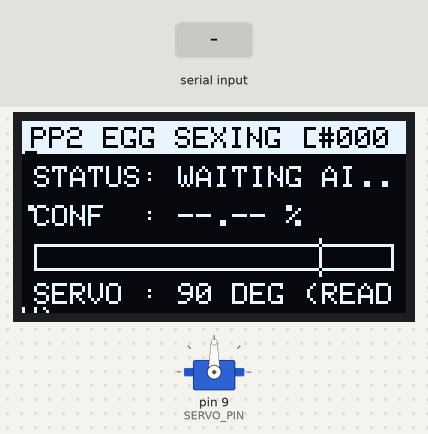
This sketch was run on a simulated Arduino Uno, built with avr-gcc and run on an emulated ATmega328P. Parts: 128×64 one-colour display, servo. The inputs (shaded band) are chosen by the test bench. What the sketch prints to the serial monitor is not drawn.

Above: at 3.3 s.
3.4 s: "0" received over Serial
At 4.6 s:
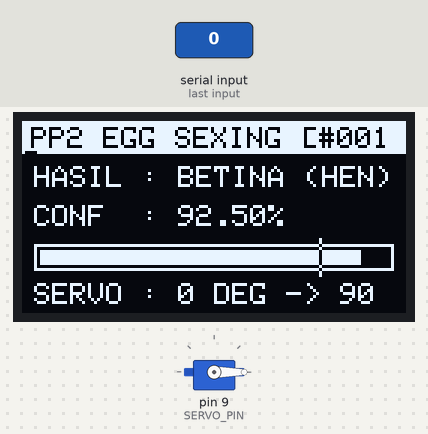
4.9 s: "1" received over Serial
At 5.8 s:
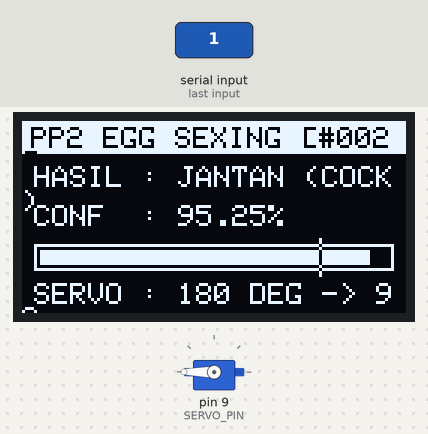
6.4 s: "2" received over Serial
At 7.2 s:
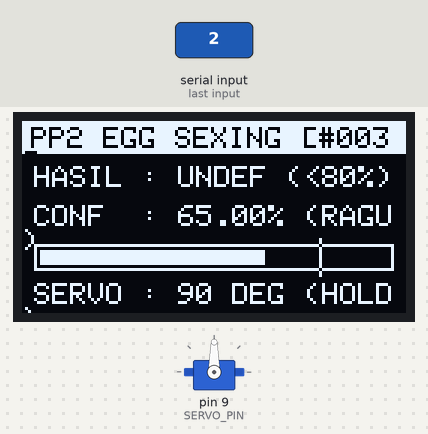
9.4 s: "1" received over Serial
At 10.2 s:
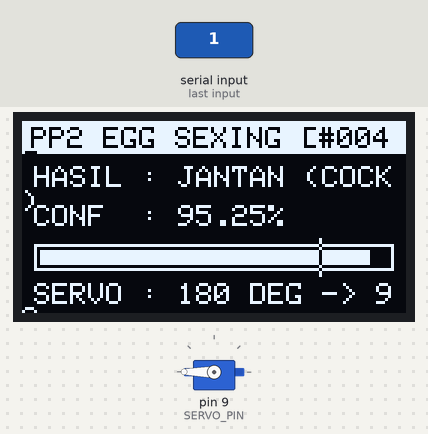
10.9 s: "0" received over Serial
At 11.7 s:
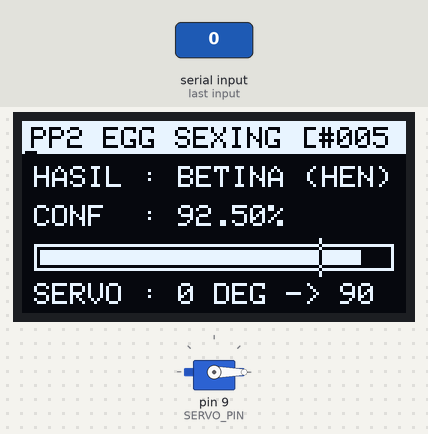
15.4 s: "2" received over Serial
At 16.7 s:
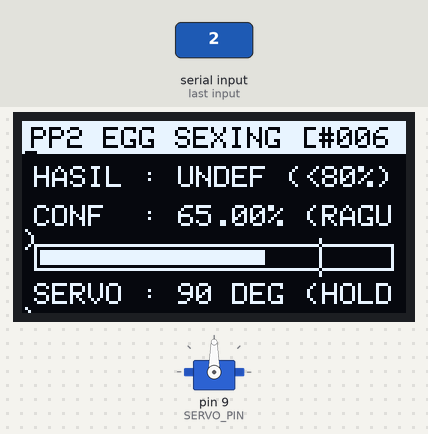
Timing chart, 0 to 18.4 s (numbered marks = the images above; inputs shaded):
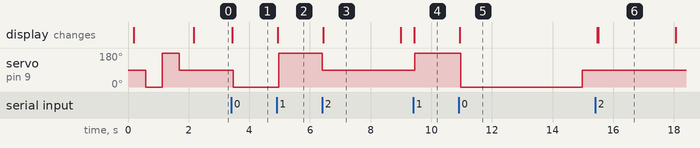

The sketch:

mainv2.ino
```cpp
/*
 * mainv2.ino — Firmware Master Controller Arduino Uno R3 (PP2 Egg Sexing AI)
 *
 * Lokasi File : PP2/firmware/mainv2/mainv2.ino
 * Target Board: "Arduino Uno" (ATmega328P @ 16 MHz, 2 KB SRAM, 32 KB Flash)
 *
 * Perbaikan Stabilitas Multi-Deteksi & Auto-Reset:
 *   1. Mengaktifkan Hardware I2C Timeout (Wire.setWireTimeout(25000, true)) agar
 *      bus I2C bersama (A4 SDA & A5 SCL) TIDAK PERNAH hang/nyangkut saat terjadi
 *      lonjakan arus motor servo atau pergantian Master/Slave dengan Grove Vision AI V2.
 *   2. Memisahkan waktu transaksi I2C OLED (display.display()) dari waktu gerak awal
 *      motor servo (inrush current spike), serta meniadakan spam refresh OLED setiap 1 detik
 *      selama masa tahan (cooldown) agar bus I2C tidak pernah macet di tengah jalan.
 *   3. Siklus Otomatis Penuh untuk Setiap Gambar (Berulang Tanpa Batas):
 *        [State Awal]   Servo di 90° (Center) & OLED "STATUS: WAITING AI..."
 *             |
 *             v  (Menerima hasil deteksi dari Grove Vision AI V2 via I2C 0x55)
 *        [Aktuasi]      OLED tampilkan Hasil (Betina/Jantan + Confidence)
 *                       & Servo bergerak ke 0° (Betina) atau 180° (Jantan)
 *             |
 *             v  (Tahan selama Cooldown 4 detik)
 *        [Auto-Reset]   Servo kembali ke Center Point (90°) -> tunggu gerak selesai ->
 *                       OLED kembali ke State Awal ("STATUS: WAITING AI...") ->
 *                       Siap menerima deteksi berikutnya (#002, #003, dst.).
 */

#include <Arduino.h>
#include <Wire.h>
#include <Servo.h>
#include <Adafruit_GFX.h>
#include <Adafruit_SSD1306.h>
#include <avr/io.h>

// ============================================================================
// 1. KONFIGURASI PIN & KONSTANTA PERANGKAT KERAS (ARDUINO UNO R3)
// ============================================================================

// Alamat I2C Slave Arduino Uno R3 (penerima paket 5-Byte dari Grove Vision AI V2)
#define GROVE_I2C_SLAVE_ADDR  0x55
#define I2C_BUS_FREQ          100000UL

// Konfigurasi Layar OLED SSD1306 128x64 pada Pin A4 (SDA) & A5 (SCL)
#define OLED_I2C_ADDR         0x3C
#define SCREEN_WIDTH          128
#define SCREEN_HEIGHT         64
#define OLED_RESET            -1

// Konfigurasi Motor Servo 3-Pin pada Pin 9 (Hardware Timer1 16-bit ATmega328P)
#define SERVO_PIN             9
#define SERVO_MIN_US          600     // Batas pulsa aman 0 derajat (us) agar gir tidak mentok
#define SERVO_MAX_US          2300    // Batas pulsa aman 180 derajat (us) agar gir tidak mentok

// Keputusan Sudut Servo yang Dikomandoi oleh Arduino Uno R3
#define SERVO_ANGLE_BETINA    0       // 0 derajat   -> Jalur Sortir Kiri (Betina)
#define SERVO_ANGLE_STANDBY   90      // 90 derajat  -> Center Point / Default Standby
#define SERVO_ANGLE_JANTAN    180     // 180 derajat -> Jalur Sortir Kanan (Jantan)

// Durasi Tahan (Cooldown) Sebelum Servo Kembali ke Center (90°) & OLED Kembali ke WAITING AI
#define SORT_COOLDOWN_MS      4000UL  // 4 detik tahan posisi sortir lalu reset ke 90° & WAITING AI
#define UNDEF_COOLDOWN_MS     2500UL  // 2,5 detik tampil Undefined lalu reset ke WAITING AI
#define ERROR_COOLDOWN_MS     2000UL  // 2 detik auto-recovery dari error paket I2C

// Protokol Paket 5-Byte dari Grove Vision AI V2
#define PP2_PKT_HEADER        0xAA
#define PP2_PKT_SIZE          5

// ============================================================================
// 2. DEFINISI STATE MACHINE ARDUINO UNO R3 (OLED & SERVO)
// ============================================================================
typedef enum {
    STATE_BOOT_INIT = 0,
    STATE_WAITING_DATA,         // State Awal (Default): Servo 90° (Center), OLED menunggu input AI
    STATE_SORT_BETINA,          // Deteksi Betina: Servo 0° (Kiri), lalu kembali ke 90° & WAITING AI
    STATE_SORT_JANTAN,          // Deteksi Jantan: Servo 180° (Kanan), lalu kembali ke 90° & WAITING AI
    STATE_UNDEFINED_NO_EGG,     // Undefined (Frame Kosong): Servo tetap 90°
    STATE_UNDEFINED_LOW_CONF,   // Undefined (Ragu <80%): Servo tetap 90°
    STATE_I2C_ERROR             // Error paket I2C: Servo tetap 90°
} uno_state_t;

// ============================================================================
// 3. OBJEK & VARIABEL GLOBAL (HEMAT SRAM UNTUK ATmega328P 2 KB)
// ============================================================================
Adafruit_SSD1306 display(SCREEN_WIDTH, SCREEN_HEIGHT, &Wire, OLED_RESET, I2C_BUS_FREQ, I2C_BUS_FREQ);
Servo            eggServo;

volatile bool     g_new_packet_flag   = false;
volatile bool     g_packet_err_flag   = false;
volatile uint8_t  g_rx_class_id       = 2;
volatile uint8_t  g_rx_conf_int       = 0;
volatile uint8_t  g_rx_conf_dec       = 0;
volatile uint16_t g_packet_count      = 0;

uno_state_t g_current_state           = STATE_BOOT_INIT;
bool        g_oled_ready              = false;
uint8_t     g_current_angle           = SERVO_ANGLE_STANDBY;
uint8_t     g_disp_conf_int           = 0;
uint8_t     g_disp_conf_dec           = 0;
uint32_t    g_state_enter_ms          = 0;

// Deklarasi callback I2C Slave
void onGroveReceive(int numBytes);

// ============================================================================
// 4. FUNGSI PEMULIHAN REGISTER HARDWARE TWI SLAVE 0x55 (TANPA RESET WIRE)
// ============================================================================
// Sangat penting pada ATmega328P:
// Jangan memanggil Wire.begin(0x55) berulang-ulang setelah display.display() karena
// Wire.begin() mengaktifkan ulang pull-up 5V dan mereset state internal TWI.
// Cukup pastikan register TWAR = (0x55 << 1) dan bit TWEA (Enable ACK) aktif!
static void ensureTwiSlaveReady()
{
    // Jika sebelumnya terjadi timeout pada bus I2C, bersihkan flag timeout-nya
#if defined(WIRE_HAS_TIMEOUT)
    if (Wire.getWireTimeoutFlag()) {
        Wire.clearWireTimeoutFlag();
    }
#endif

    // Tunggu maksimal 2 ms jika kondisi STOP dari transaksi Master OLED masih berlangsung
    uint16_t guard = 2000U;
    while ((TWCR & _BV(TWSTO)) && (guard > 0U)) {
        delayMicroseconds(1);
        guard--;
    }

    // Matikan pull-up internal 5V pada A4 (SDA) & A5 (SCL) agar bus tetap 3.3V
    digitalWrite(SDA, LOW);
    digitalWrite(SCL, LOW);

    // Pastikan alamat Slave 0x55 dan ACK otomatis (TWEA) aktif di hardware TWI
    TWAR = (uint8_t)(GROVE_I2C_SLAVE_ADDR << 1);
    TWCR = _BV(TWEN) | _BV(TWIE) | _BV(TWEA) | _BV(TWINT);
}

// ============================================================================
// 5. FUNGSI KONTROL MOTOR SERVO 3-PIN (PIN 9 HARDWARE TIMER1)
// ============================================================================
void setServoAngle(uint8_t targetAngle)
{
    if (targetAngle > 180) targetAngle = 180;
    g_current_angle = targetAngle;
    eggServo.write(g_current_angle);

    Serial.print(F("[SERVO] Pin 9 -> Sudut: "));
    Serial.print(g_current_angle);
    Serial.println(F(" deg"));
}

// ============================================================================
// 6. INTERRUPT CALLBACK I2C SLAVE (MENERIMA 5 BYTE DARI GROVE VISION AI V2)
// ============================================================================
void onGroveReceive(int numBytes)
{
    if (numBytes < PP2_PKT_SIZE) {
        while (Wire.available()) {
            Wire.read();
        }
        return;
    }

    uint8_t pkt[PP2_PKT_SIZE];
    for (uint8_t i = 0; i < PP2_PKT_SIZE; ++i) {
        pkt[i] = (uint8_t)Wire.read();
    }
    while (Wire.available()) {
        Wire.read();
    }

    // Validasi Header (0xAA) & XOR Checksum
    uint8_t calc_crc = (uint8_t)(pkt[0] ^ pkt[1] ^ pkt[2] ^ pkt[3]);
    if (pkt[0] != PP2_PKT_HEADER || pkt[4] != calc_crc || pkt[1] > 2) {
        g_packet_err_flag = true;
        return;
    }

    // Selalu terima paket valid terbaru dari Grove Vision AI V2 agar tidak pernah nyangkut
    g_rx_class_id     = pkt[1];
    g_rx_conf_int     = pkt[2];
    g_rx_conf_dec     = pkt[3];
    g_packet_count    = g_packet_count + 1;
    g_new_packet_flag = true;
}

// ============================================================================
// 7. FUNGSI RENDERING STATE MACHINE LAYAR OLED SSD1306 (HEMAT RAM / PROGMEM)
// ============================================================================

static void drawConfidenceBar(uint8_t confInt)
{
    const int barX = 4;
    const int barY = 41;
    const int barW = 120;
    const int barH = 9;

    display.drawRect(barX, barY, barW, barH, SSD1306_WHITE);

    uint8_t clamped = (confInt > 100) ? 100 : confInt;
    int fillW = (int)(((uint16_t)clamped * (uint16_t)(barW - 4) + 50U) / 100U);
    if (fillW > 0) {
        display.fillRect(barX + 2, barY + 2, fillW, barH - 4, SSD1306_WHITE);
    }

    // Garis vertikal penanda Threshold 80% (80% dari 116 px = 93 px)
    int thX = barX + 2 + 93;
    display.drawLine(thX, barY - 2, thX, barY + barH + 1, SSD1306_INVERSE);
}

static void drawHeaderBanner(uint16_t pktCount)
{
    display.fillRect(0, 0, SCREEN_WIDTH, 11, SSD1306_WHITE);
    display.setTextSize(1);
    display.setTextColor(SSD1306_BLACK);
    display.setCursor(3, 2);
    display.print(F("PP2 EGG SEXING [#"));
    uint16_t c = pktCount % 1000U;
    if (c < 100U) display.print('0');
    if (c < 10U)  display.print('0');
    display.print(c);
    display.print(']');
    display.setTextColor(SSD1306_WHITE);
}

static void printConfidenceLine(uint8_t cInt, uint8_t cDec, const __FlashStringHelper *suffix)
{
    display.setCursor(4, 28);
    display.print(F("CONF  : "));
    display.print(cInt);
    display.print('.');
    if (cDec < 10U) display.print('0');
    display.print(cDec);
    display.print(F("%"));
    if (suffix != NULL) {
        display.print(suffix);
    }
}

void renderOledState()
{
    if (!g_oled_ready) {
        ensureTwiSlaveReady();
        return;
    }

    display.clearDisplay();

    switch (g_current_state) {
        case STATE_BOOT_INIT: {
            display.fillRect(0, 0, SCREEN_WIDTH, 12, SSD1306_WHITE);
            display.setTextSize(1);
            display.setTextColor(SSD1306_BLACK);
            display.setCursor(5, 2);
            display.print(F("PP2 ARDUINO UNO R3"));

            display.setTextColor(SSD1306_WHITE);
            display.setCursor(4, 16);
            display.print(F("SELF-TEST SERVO..."));
            display.setCursor(4, 28);
            display.print(F("I2C Slv: 0x55 (A4/A5)"));
            display.setCursor(4, 40);
            display.print(F("OLED   : 0x3C (A4/A5)"));
            display.setCursor(4, 52);
            display.print(F("Servo  : PIN 9 (5V)"));
            break;
        }

        case STATE_WAITING_DATA: {
            drawHeaderBanner(g_packet_count);
            display.setCursor(4, 15);
            display.print(F("STATUS: WAITING AI..."));
            display.setCursor(4, 28);
            display.print(F("CONF  : --.-- %"));
            drawConfidenceBar(0);
            display.setCursor(4, 54);
            display.print(F("SERVO : 90 DEG (READY)"));
            break;
        }

        case STATE_SORT_BETINA: {
            drawHeaderBanner(g_packet_count);
            display.setCursor(4, 15);
            display.print(F("HASIL : BETINA (HEN)"));
            printConfidenceLine(g_disp_conf_int, g_disp_conf_dec, NULL);
            drawConfidenceBar(g_disp_conf_int);
            display.setCursor(4, 54);
            display.print(F("SERVO : 0 DEG -> 90"));
            break;
        }

        case STATE_SORT_JANTAN: {
            drawHeaderBanner(g_packet_count);
            display.setCursor(4, 15);
            display.print(F("HASIL : JANTAN (COCK)"));
            printConfidenceLine(g_disp_conf_int, g_disp_conf_dec, NULL);
            drawConfidenceBar(g_disp_conf_int);
            display.setCursor(4, 54);
            display.print(F("SERVO : 180 DEG -> 90"));
            break;
        }

        case STATE_UNDEFINED_NO_EGG: {
            drawHeaderBanner(g_packet_count);
            display.setCursor(4, 15);
            display.print(F("HASIL : UNDEFINED"));
            display.setCursor(4, 28);
            display.print(F("CONF  : 0.00% (NO EGG)"));
            drawConfidenceBar(0);
            display.setCursor(4, 54);
            display.print(F("SERVO : 90 DEG (HOLD)"));
            break;
        }

        case STATE_UNDEFINED_LOW_CONF: {
            drawHeaderBanner(g_packet_count);
            display.setCursor(4, 15);
            display.print(F("HASIL : UNDEF (<80%)"));
            printConfidenceLine(g_disp_conf_int, g_disp_conf_dec, F(" (RAGU)"));
            drawConfidenceBar(g_disp_conf_int);
            display.setCursor(4, 54);
            display.print(F("SERVO : 90 DEG (HOLD)"));
            break;
        }

        case STATE_I2C_ERROR: {
            drawHeaderBanner(g_packet_count);
            display.setCursor(4, 18);
            display.print(F("WARN  : I2C PKT ERROR"));
            display.setCursor(4, 32);
            display.print(F("Check GND/A4/A5!"));
            display.setCursor(4, 54);
            display.print(F("SERVO : 90 DEG (SAFE)"));
            break;
        }
    }

    display.display();

    // Segera pastikan modul hardware TWI kembali siap mendengarkan Slave 0x55
    ensureTwiSlaveReady();
}

// ============================================================================
// 8. TRANSISI STATE MACHINE (PISAHKAN TRANSAKSI I2C OLED & LONJAKAN ARUS SERVO)
// ============================================================================
void transitionToState(uno_state_t nextState)
{
    g_current_state = nextState;

    if (nextState == STATE_SORT_BETINA) {
        // 1. Update OLED terlebih dahulu saat motor servo belum menyedot arus
        renderOledState();
        delay(25);
        // 2. Gerakkan Servo ke 0 derajat (Betina)
        setServoAngle(SERVO_ANGLE_BETINA);
        g_state_enter_ms = millis();
    }
    else if (nextState == STATE_SORT_JANTAN) {
        // 1. Update OLED terlebih dahulu saat motor servo belum menyedot arus
        renderOledState();
        delay(25);
        // 2. Gerakkan Servo ke 180 derajat (Jantan)
        setServoAngle(SERVO_ANGLE_JANTAN);
        g_state_enter_ms = millis();
    }
    else if (nextState == STATE_WAITING_DATA) {
        // Saat kembali ke State Awal:
        // 1. Kembalikan Servo ke Center Point (90 derajat) terlebih dahulu
        if (g_current_angle != SERVO_ANGLE_STANDBY) {
            setServoAngle(SERVO_ANGLE_STANDBY);
            // Tunggu 450 ms agar motor servo selesai berputar ke 90° & arus kembali tenang
            delay(450);
        } else {
            setServoAngle(SERVO_ANGLE_STANDBY);
        }
        // 2. Setelah servo tenang di 90°, update OLED kembali ke "STATUS: WAITING AI..."
        renderOledState();
        g_state_enter_ms = millis();
    }
    else {
        // STATE_UNDEFINED_NO_EGG / STATE_UNDEFINED_LOW_CONF / STATE_I2C_ERROR / STATE_BOOT_INIT
        setServoAngle(SERVO_ANGLE_STANDBY);
        renderOledState();
        g_state_enter_ms = millis();
    }

    ensureTwiSlaveReady();
}

// Helper pencetak log hasil klasifikasi ke Serial Monitor
static void logClassificationSerial(uint16_t pktNum, uint8_t cls, uint8_t cInt, uint8_t cDec)
{
    Serial.print(F("[#"));
    Serial.print(pktNum);
    Serial.print(F("] GROVE AI -> CLASS "));
    Serial.print(cls);
    if (cls == 0) {
        Serial.print(F(": BETINA (HEN) | Conf: "));
    } else if (cls == 1) {
        Serial.print(F(": JANTAN (COCK) | Conf: "));
    } else {
        Serial.print(F(": UNDEFINED | Conf: "));
    }
    Serial.print(cInt);
    Serial.print('.');
    if (cDec < 10U) Serial.print('0');
    Serial.print(cDec);
    Serial.print(F("% | Servo: "));
    Serial.print(g_current_angle);
    Serial.println(F(" deg"));
}

// ============================================================================
// 9. SETUP & MAIN LOOP ARDUINO UNO R3
// ============================================================================
void setup()
{
    Serial.begin(115200);
    delay(100);
    Serial.println(F("=========================================================="));
    Serial.println(F("  PP2 EGG SEXING AI — ARDUINO UNO R3 MASTER CONTROLLER    "));
    Serial.println(F("=========================================================="));

    // 1. Inisialisasi Bus I2C sebagai Slave 0x55 (cukup dipanggil SEKALI di setup!)
    Wire.begin((uint8_t)GROVE_I2C_SLAVE_ADDR);
    Wire.setClock(I2C_BUS_FREQ);
    Wire.onReceive(onGroveReceive);
    digitalWrite(SDA, LOW);
    digitalWrite(SCL, LOW);

    // Aktifkan Hardware I2C Timeout (25 ms) dengan auto-reset agar Wire tidak pernah hang
#if defined(WIRE_HAS_TIMEOUT)
    Wire.setWireTimeout(25000UL, true);
#endif

    // 2. Inisialisasi Layar OLED SSD1306 (0x3C) tanpa mereset Wire (periphBegin = false)
    if (display.begin(SSD1306_SWITCHCAPVCC, OLED_I2C_ADDR, false, false)) {
        g_oled_ready = true;
        Serial.println(F("[INIT] Layar OLED SSD1306 (0x3C) siap di Pin A4 (SDA) & A5 (SCL)"));
    } else {
        g_oled_ready = false;
        Serial.println(F("[WARN] Layar OLED SSD1306 tidak ditemukan di 0x3C!"));
    }
    ensureTwiSlaveReady();

    // 3. Inisialisasi Motor Servo 3-Pin pada Pin 9 (Timer1) & lakukan Self-Test
    eggServo.attach(SERVO_PIN, SERVO_MIN_US, SERVO_MAX_US);
    g_current_state = STATE_BOOT_INIT;
    renderOledState();

    Serial.println(F("[INIT] Self-Test Motor Servo di Pin 9 (90 -> 0 -> 180 -> 90 deg)..."));
    setServoAngle(90);
    delay(400);
    setServoAngle(0);
    delay(550);
    setServoAngle(180);
    delay(550);
    setServoAngle(SERVO_ANGLE_STANDBY);
    delay(450);

    // 4. Masuk ke State Awal (STATE_WAITING_DATA: Servo 90 deg, OLED "WAITING AI...")
    transitionToState(STATE_WAITING_DATA);

    Serial.println(F("[READY] State Awal (WAITING_DATA): Servo di 90 deg (Center Point)."));
    Serial.println(F("        Menunggu paket 5-Byte dari Grove Vision AI V2 di Slave 0x55 (A4/A5)..."));
    Serial.println(F("        (Tips Uji Cepat Serial: ketik '0'=Betina, '1'=Jantan, '2'=Undef)"));
}

void loop()
{
    uint32_t now = millis();

    // 0. Fitur Uji Cepat via Serial Monitor (ketik '0', '1', atau '2' di Serial Monitor)
    if (Serial.available() > 0) {
        char ch = (char)Serial.read();
        if (ch == '0') {
            g_rx_class_id = 0; g_rx_conf_int = 92; g_rx_conf_dec = 50;
            g_packet_count++;  g_new_packet_flag = true;
        } else if (ch == '1') {
            g_rx_class_id = 1; g_rx_conf_int = 95; g_rx_conf_dec = 25;
            g_packet_count++;  g_new_packet_flag = true;
        } else if (ch == '2') {
            g_rx_class_id = 2; g_rx_conf_int = 65; g_rx_conf_dec = 0;
            g_packet_count++;  g_new_packet_flag = true;
        }
    }

    // 1. Cek jika ada error paket I2C
    if (g_packet_err_flag) {
        noInterrupts();
        g_packet_err_flag = false;
        interrupts();

        Serial.println(F("[WARN] Paket I2C dari Grove tidak valid (Checksum/Header Error)!"));
        transitionToState(STATE_I2C_ERROR);
    }

    // 2. Cek jika ada paket 5-Byte baru yang valid dari Grove Vision AI V2
    if (g_new_packet_flag) {
        noInterrupts();
        uint8_t  cls      = g_rx_class_id;
        uint8_t  confInt  = g_rx_conf_int;
        uint8_t  confDec  = g_rx_conf_dec;
        uint16_t pktNum   = g_packet_count;
        g_new_packet_flag = false;
        interrupts();

        g_disp_conf_int = confInt;
        g_disp_conf_dec = confDec;

        // Evaluasi State Machine berdasarkan class_id & confidence dari Grove Vision AI V2
        if (cls == 0) {
            transitionToState(STATE_SORT_BETINA);
        } else if (cls == 1) {
            transitionToState(STATE_SORT_JANTAN);
        } else {
            if (confInt == 0 && confDec == 0) {
                transitionToState(STATE_UNDEFINED_NO_EGG);
            } else {
                transitionToState(STATE_UNDEFINED_LOW_CONF);
            }
        }
        logClassificationSerial(pktNum, cls, confInt, confDec);
        return;
    }

    // 3. Cek Cooldown untuk State Sortir (Betina 0 deg / Jantan 180 deg)
    //    Setelah Cooldown selesai, otomatis kembalikan Servo ke Center Point (90 deg)
    //    dan kembalikan OLED ke tampilan State Awal ("STATUS: WAITING AI...")
    if (g_current_state == STATE_SORT_BETINA || g_current_state == STATE_SORT_JANTAN) {
        if ((uint32_t)(now - g_state_enter_ms) >= SORT_COOLDOWN_MS) {
            Serial.println(F("[AUTO-RESET] Cooldown selesai -> Servo kembali ke 90 deg & OLED kembali ke WAITING AI."));
            transitionToState(STATE_WAITING_DATA);
        }
    }
    // 4. Cek Cooldown untuk State Undefined (Frame Kosong / Low Confidence)
    else if (g_current_state == STATE_UNDEFINED_NO_EGG || g_current_state == STATE_UNDEFINED_LOW_CONF) {
        if ((uint32_t)(now - g_state_enter_ms) >= UNDEF_COOLDOWN_MS) {
            Serial.println(F("[AUTO-RESET] Undefined selesai -> Kembali ke WAITING AI (Servo 90 deg)."));
            transitionToState(STATE_WAITING_DATA);
        }
    }
    // 5. Auto-recovery dari STATE_I2C_ERROR kembali ke STATE_WAITING_DATA
    else if (g_current_state == STATE_I2C_ERROR) {
        if ((uint32_t)(now - g_state_enter_ms) >= ERROR_COOLDOWN_MS) {
            transitionToState(STATE_WAITING_DATA);
        }
    }

    // Pastikan register hardware TWI Slave 0x55 selalu terjaga di setiap siklus idle
    ensureTwiSlaveReady();
    delay(10);
}
```

Measured:
- after the input at 3.4 s, servo on pin 9 (SERVO_PIN): 90° → 0° after 0.07 s; the display: changes at once (image 1)
- after the input at 4.9 s, servo on pin 9 (SERVO_PIN): 0° → 180° after 0.07 s; the display: changes at once (image 2)
- after the input at 6.4 s, servo on pin 9 (SERVO_PIN): 180° → 90° after 0.00 s instead of 2.6 s; the display: changes at once (image 3)
- after the input at 9.4 s, servo on pin 9 (SERVO_PIN): 90° → 180° after 0.06 s; the display: changes at once (image 4)
- after the input at 10.9 s, servo on pin 9 (SERVO_PIN): 180° → 0° after 0.07 s, → 90° 4.0 s later; the display: changes after 0.05 s (image 5)
- after the input at 15.4 s, the display: first differs from a run without the input after 0.11 s (image 6)
- what the display in image 3 shows lasts 2.6 s, from 6.4 s to 9.0 s
